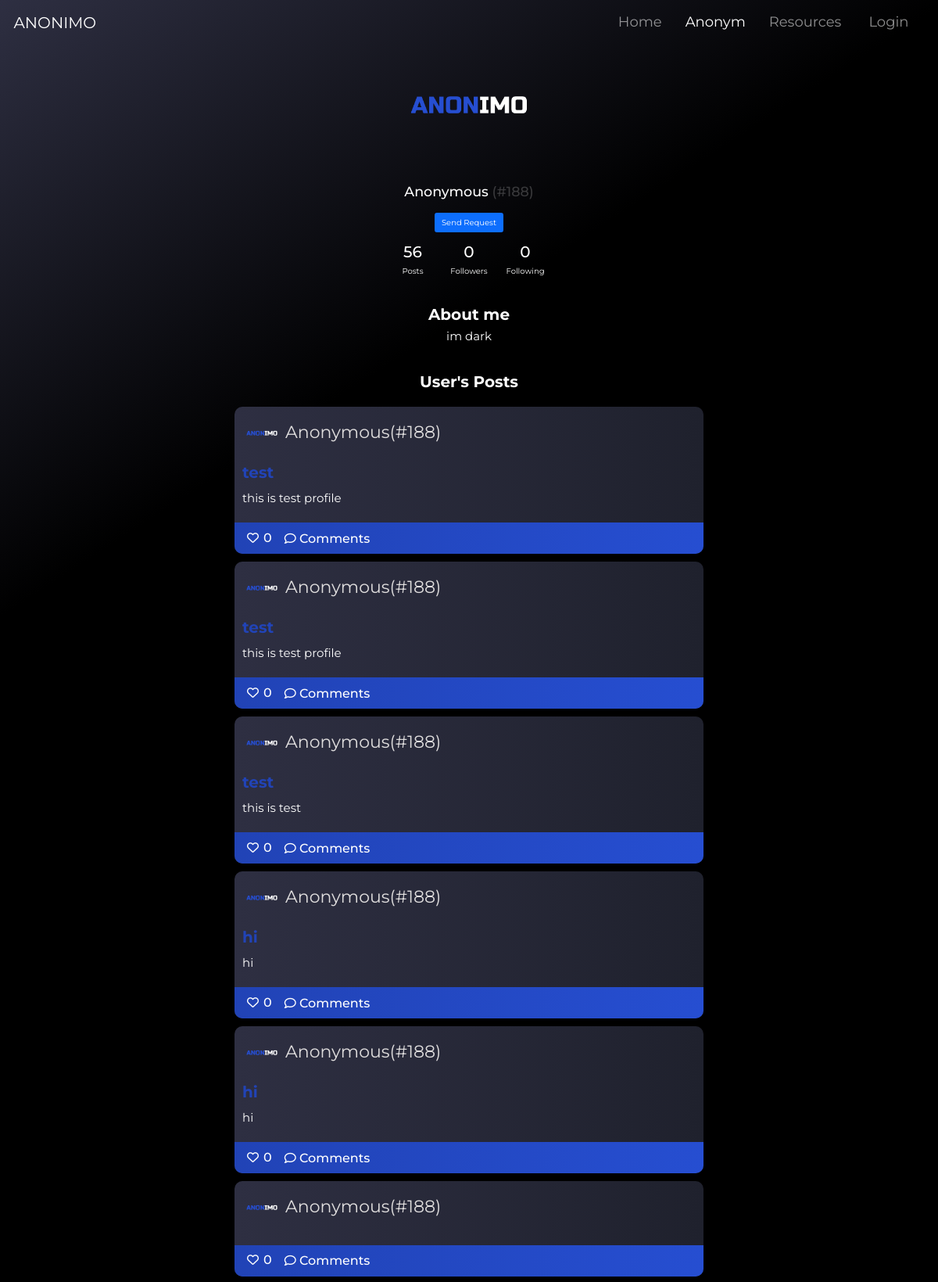
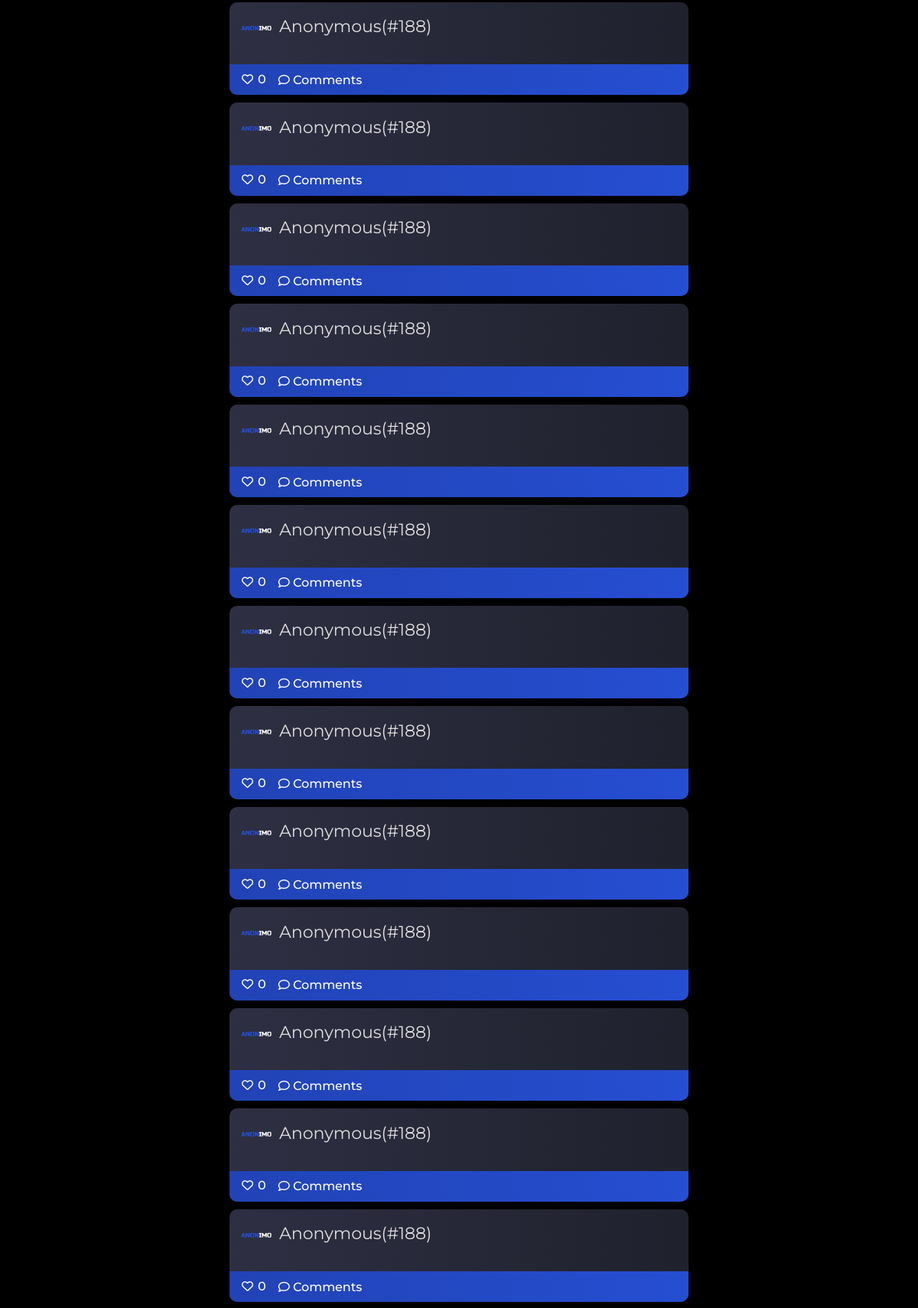
The app's page /userprofile/13 (upper part) with its own data (2 pictures, top to bottom).
### home/models.py (models this page shows)
class editProfile(models.Model):
    profile_user=models.ForeignKey(User, blank=True, null=True, on_delete= models.CASCADE, unique=False)
    bio = models.TextField()
    instagram = models.CharField(max_length=155)
    hobbies = models.CharField(max_length=155)
    image = models.ImageField(upload_to=filepath, null=True, blank = True)
    followers = models.ManyToManyField(User, blank=True, related_name="followers")
    key = models.CharField(max_length=150, default=0)
    count_mentalH = models.IntegerField(default=0, max_length=255)

### blogapp/models.py (models this page shows, shortened)
class Post(models.Model):
    sno=models.AutoField(primary_key=True)
    title=models.CharField(max_length=255)
    author=models.ForeignKey(User, blank=True, null=True, on_delete= models.CASCADE)
    body = RichTextField(blank=True, null=True)
    liked = models.ManyToManyField(User,blank=True, related_name='liked')
    slug = models.CharField(max_length=130)
    mentalH = models.CharField(max_length=100, default="suicide")

### home/views.py (the view)
# urls.py: path('userprofile/<int:id>', views.userProfile, name="userprofile"),
def userProfile(request,id):
    flag = False
    if request.user.is_authenticated:
        flag = True
    current_user = editProfile.objects.get(id= id)
    current_user_pro = current_user.profile_user
    current_user_posts = Post.objects.all().filter(author=current_user_pro)
    current_user = editProfile.objects.get(id= id)
    current_user_pro = current_user.profile_user
    CAllposts = Post.objects.all().filter(author=current_user_pro)
    buttonclick = "true"
    user_key = current_user.key
    posts_counts = current_user_posts.count()
    current_user_pro_id = current_user_pro.id
    logged_in_user = request.user.username
    user_followers = len(FollowersCount.objects.filter(user=current_user_pro))
    user_following = len(FollowersCount.objects.filter(follower= current_user_pro))
    user_followers0 = FollowersCount.objects.filter(user = current_user_pro)
    friend_count = len(FriendRequest.objects.filter(to_user = request.user))
    print(user_followers0)
    user_followers1= []
    for i in user_followers0:
        user_followers0 = i.follower
        user_followers1.append(user_followers0)
    if logged_in_user in user_followers1:
        follow_button_value = 'unfollow'
    else:
        follow_button_value = 'follow'
    allfollowers = FollowersCount.objects.all().filter(user = request.user)
    friendlist = []
    for follower in allfollowers:
        Friend = User.objects.get(username = follower.follower)
        friendlist.append(Friend)
    flagrequest=True
    allRequests = len(FriendRequest.objects.filter(from_user=request.user,to_user=current_user_pro))
    print(allRequests)
    if allRequests>=1:
        flagrequest = False
    context = {
        'current_user': current_user,
        'current_user_posts':current_user_posts,
        'posts_counts':posts_counts,
        'current_user':current_user,
        'current_user_pro':current_user_pro,
        'user_followers': user_followers,
        'user_following': user_following,
        'follow_button_value' : follow_button_value,
        'current_user_pro_id':current_user_pro_id,
        'buttonclick':buttonclick,
        'friend_count':friend_count,
        'CAllposts':CAllposts,
        'flag':flag,
        'friendlist':friendlist,
        'user_key':user_key,
        'flagrequest':flagrequest,
        }
    return render(request, 'userprofile.html', context )

### templates/userprofile.html (shortened to what this page needs)
{% extends 'base.html' %}
{% load static %}
{% block anonympage %}active{% endblock anonympage %}
{% block content %}
<link rel ="stylesheet" href="{% static 'css/userprofile.css' %}">
<link rel="stylesheet" href="https://cdnjs.cloudflare.com/ajax/libs/font-awesome/4.7.0/css/font-awesome.min.css">
    <img src="{{current_user.image.url}}" alt="" class="profile-img-main">
   {% if current_user.profile_user in friendlist %}
    <h3 class="username" style="color: white; text-align: center; ">{{ current_user.profile_user}}</h3>
    {% else %}
    <h3 class="username" style="color: white; text-align: center; ">Anonymous <span style="opacity: 0.2;">(#{{user_key}})</span></h3>
    {% endif %}
    <form action="/followers_count" method="POST">
    <div class="follow-button">
    {% if follow_button_value == 'follow' %}
    {% if user.is_authenticated %}
  {% if flagrequest == False %}
    <center><button  id = "btnedit" type="button" class="btn btn-primary" onclick ="window.location.href=''"><i class="fas fa-user-edit"></i> Send Request</button>
    {% else %}
      <center><button  id = "btnedit" type="submit" class="btn btn-primary" onclick ="window.location.href=''"><i class="fas fa-user-edit"></i> Send Request</button>
    {% endif %}
     <a href="/chat/{{current_user_pro_id}}" blank="_target"><button id = "btnedit" class="btn btn-primary" style="margin-left: 0.5rem;"><label>Chat</label></a></center>
    {% else %}
    <center><button type="button" class="btn btn-primary" id="liveToastBtn" style="margin-top: 1%; margin-bottom: 1%;">Send Request</button></center>
    {% endif %}
    {% endif %}
    </div>
  </form>
  <div class="content">
    <div class="col">
        <h2>{{posts_counts}}</h2>
        <p>Posts</p>
      </div>
      <div class="col">
        <h2>{{user_followers}}</h2>
        <p>Followers</p>
      </div>
      <div class="col">
        <h2>{{user_following}}</h2>
        <p>Following</p>
      </div>
</div>
<br>
<div class="about-me" style="width: 50%; margin-left: 25%;">
    <div class="card-about-me text-center" style="background-color: transparent;">
        <div class="card-body">
            <h2 style="font-weight: 700; color: white;">About me</h2>
         <p style="color: white;">{{current_user.bio}}</p>
        </div>
      </div>
</div>
<br>
<center><h2 style="font-weight: 700; color: white;">User's Posts</h2></center>
<br>
{% for post in CAllposts %}
<div class="card border-primary mb-3 bg-transparent ">
    <div class="card-header bg-transparent">
    <img src="{{current_user.image.url}}" alt="" class="profile-img">
    <a href="">Anonymous(#{{post.slug}})</a>
    </div>
<br>
  <div class="card-body text-white" style="margin-top: -50px;">
    <h5 class="card-title">{{post.title}}</h5>
    <p class="card-text">{{post.body|safe}}</p>
  </div>
  <div class="card-footer bg-transparent border-primary">
    <div class="row-icons">
      <div class="column">
      <form action="{% url 'like-post'%}" method='POST'>
      {% if user not in post.liked.all%}
          <button type="submit" id="icons"><i class="far fa-heart"></i></button><label id="labels">{{post.liked.all.count}}</label>
      {% else %}
           <button type="submit" id="icons"><i class="fas fa-heart"></i></button><label id="labels">{{post.liked.all.count}}</label>
      {% endif %}
      </form>
      </div>
      <div class="column">
       <button type="submit" id="icons"><i class="far fa-comment" style="font-size:1.5rem;"></i><a href="/anonym/{{post.sno}} " style=" text-decoration: none; font-size:1.6rem; color:white; font-weight:500"> Comments</a></button>
    </div>
    </div>
    </div>
</div>
{% endfor %}
{% endblock content %}

### static/css/userprofile.css (style rules this page uses)
html { font-size: 62.5%; }
* { font-family: 'Montserrat', sans-serif; }
body { background-image: linear-gradient(147deg, #2e2f42 0%, black 50%); background-repeat: no-repeat; }
.profile-img-main { margin-top: 5%; width: 15rem; height: 15rem; border-radius: 50%; object-fit: cover; object-position: center right ; display: block; margin-left: auto; margin-right: auto; }
.profile-img { width: 4rem; height: 4rem; border-radius: 50%; float: left; margin-right: 1rem; margin-left: 0.7rem; margin-top: 0.4rem; object-fit: cover; object-position: center right; }
.card-title { color: transparent; background-image: linear-gradient(to left,#264ed1,#2143b6); -webkit-background-clip: text; font-size: 2rem; margin-top: 2rem; font-weight: bold; }
.column { float: left; width: auto; padding: 0rem; height: 3rem; background-color: transparent; }
#icons { display: inline-block; color: white; background-color: #0000; border: none; margin-top: 0.25rem; }
.card { min-height: 10rem; border-radius: 1rem !important; border: none !important; font-size: 1.5rem; margin: auto; width: 50%; }
.card-footer { background-image: linear-gradient(to left,#264ed1,#2143b6) !important; border-radius: 0rem 0rem 1rem 1rem !important; border: none !important; }
.card-header { border: none !important; font-size:2.2rem; margin-bottom: 1rem; padding-left: 0.8rem; padding-top: 1rem; }
.card-header a { color: #e0dede; font-size: 2.2rem; text-decoration: none; margin-top: 1%; float: left; }
#labels { color: white; background-color: #0000; font-size:1.6rem; padding: 0rem 1rem 0rem 0rem; font-weight: 500; }
.border-primary { border: none; background-image: linear-gradient(to left,#1f212d,#2e2f42); }
.about-me { width: 50%; margin: auto; font-size: 1.5rem; }
.username { margin-top: 2%; }
.content { color:white; display: flex; width: 18%; margin: auto; }
.col { text-align: center; float: left; padding: 0.1rem; }

### templates/base.html (style rules this page uses)
body { background-color: linear-gradient(147deg, #2e2f42 0%, black 60%) !important; background-repeat: no-repeat; background-size:cover !important; }

### records on screen
editProfile: image (picture), key "188", bio "im dark"
Post: image (picture), slug "188", body "this is test profile", liked.all.count "0"
Post: image (picture), slug "188", body "this is test profile", liked.all.count "0"
Post: image (picture), slug "188", body "this is test", liked.all.count "0"
Post: image (picture), slug "188", body "hi", liked.all.count "0"
Post: image (picture), slug "188", body "hi", liked.all.count "0"
Post: image (picture), slug "188", liked.all.count "0"
Post: image (picture), slug "188", liked.all.count "0"
Post: image (picture), slug "188", liked.all.count "0"
Post: image (picture), slug "188", liked.all.count "0"
Post: image (picture), slug "188", liked.all.count "0"
Post: image (picture), slug "188", liked.all.count "0"
Post: image (picture), slug "188", liked.all.count "0"
Post: image (picture), slug "188", liked.all.count "0"
Post: image (picture), slug "188", liked.all.count "0"
Post: image (picture), slug "188", liked.all.count "0"
Post: image (picture), slug "188", liked.all.count "0"
Post: image (picture), slug "188", liked.all.count "0"
Post: image (picture), slug "188", liked.all.count "0"
Post: image (picture), slug "188", liked.all.count "0"

### other values on screen
{{ posts_counts }} "56"
{{ user_followers }} "0"
{{ user_following }} "0"
